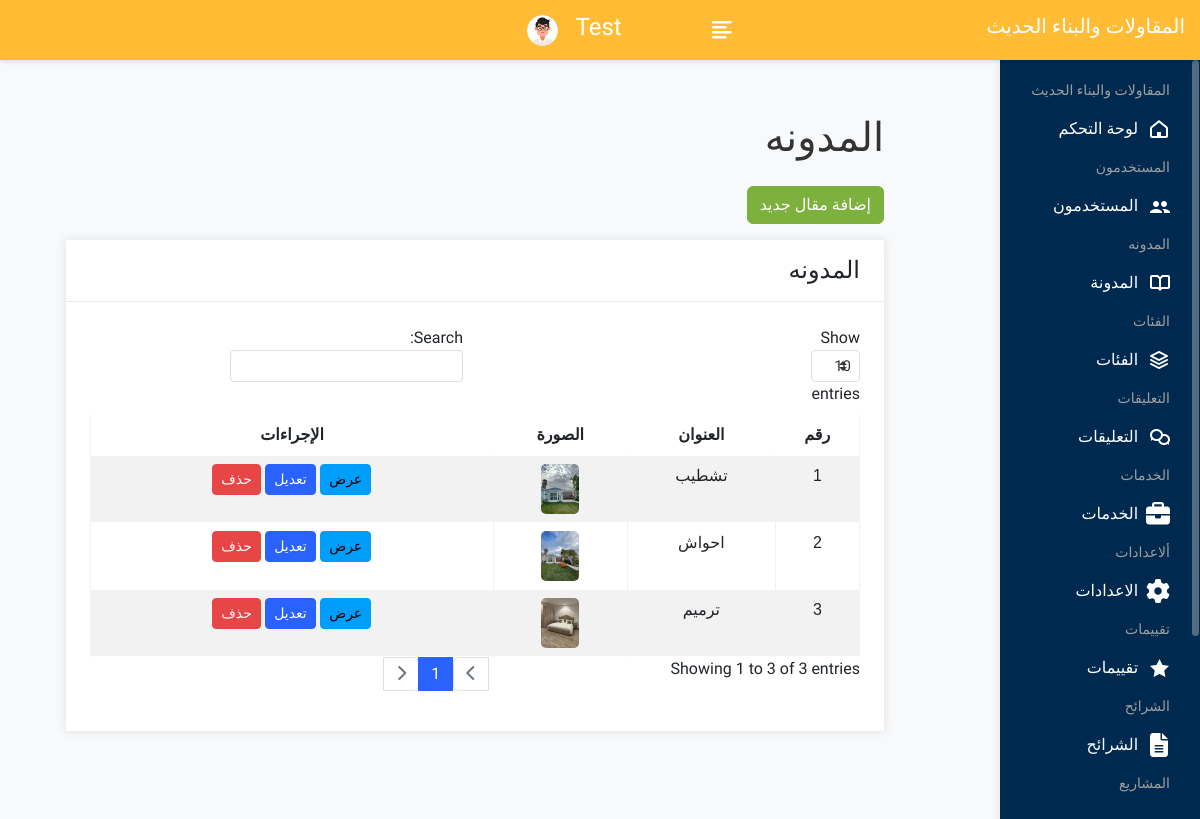
/admin/blog_list.php (signed in), run on the app's committed database.
### tables this page shows
CREATE TABLE `settings` (
  `id` int(11) NOT NULL,
  `site_title` varchar(255) NOT NULL,
  `description` text NOT NULL,
  `address` varchar(255) NOT NULL,
  `phone` varchar(50) NOT NULL,
  `whatsapp` varchar(50) NOT NULL,
  `copyright` text DEFAULT NULL,
  `favicon` varchar(255) DEFAULT NULL
);

CREATE TABLE `blog_articles` (
  `id` int(11) NOT NULL,
  `title` varchar(255) NOT NULL,
  `short_details` text NOT NULL,
  `full_details` text NOT NULL,
  `image` varchar(255) NOT NULL
);

### admin/blog_list.php (the view, shortened to what this page needs)
<?php
include 'config.php';
$result = mysqli_query($con, "SELECT * FROM blog_articles ORDER BY id DESC");
?>
<?php include("header.php"); ?>
<div class="page-wrapper">
    <div class="content container-fluid">
        <div class="container">
            <h1 class="mb-4">المدونه</h1>
            <a href="blog_create.php" class="btn btn-success mb-3">إضافة مقال جديد</a>
            <div class="row">
                <div class="col-sm-12">
                    <div class="card">
                        <div class="card-header">
                            <h4 class="card-title">المدونه </h4>
                        </div>
                        <div class="card-body">
                            <table class="table table-bordered table-striped text-center" id="basic-datatable">
                                <thead class="">
                                    <tr>
                                        <th>رقم</th>
                                        <th>العنوان</th>
                                        <th>الصورة</th>
                                        <th>الإجراءات</th>
                                    </tr>
                                </thead>
                                <tbody>
                                    <?php while ($row = mysqli_fetch_assoc($result)): ?>
                                        <tr>
                                            <td><?php echo $row['id']; ?></td>
                                            <td><?php echo htmlspecialchars($row['title']); ?></td>
                                            <td><img src="<?php echo htmlspecialchars($row['image']); ?>" alt="" style="max-height:50px;"></td>
                                            <td>
                                                <a href="blog_details.php?id=<?php echo $row['id']; ?>" class="btn btn-info btn-sm">عرض</a>
                                                <a href="blog_edit.php?id=<?php echo $row['id']; ?>" class="btn btn-primary btn-sm">تعديل</a>
                                                <a href="blog_delete.php?id=<?php echo $row['id']; ?>" class="btn btn-danger btn-sm" onclick="return confirm('هل أنت متأكد من حذف هذا المقال؟');">حذف</a>
                                            </td>
                                        </tr>
                                    <?php endwhile; ?>
                                </tbody>
                            </table>
                        </div>
                    </div>
                </div>
            </div>
        </div>
    </div>
</div>
<?php include("footer.php"); ?>

### admin/header.php (shortened to what this page needs)
<?php
require("config.php");
?>
<!DOCTYPE html>
<html lang="en" dir="rtl">
<?php
$query = mysqli_query($con, "SELECT * FROM settings LIMIT 1");
$settings = mysqli_fetch_assoc($query);
?>
<head>
        <link rel="stylesheet" href="assets/css/bootstrap.min.css">
        <link rel="stylesheet" href="assets/css/font-awesome.min.css">
        <link rel="stylesheet" href="assets/css/feathericon.min.css">
		<link rel="stylesheet" href="assets/css/select2.min.css">
		<link href="https://cdn.jsdelivr.net/npm/bootstrap@5.3.0/dist/css/bootstrap.min.css" rel="stylesheet">
        <link href="https://cdnjs.cloudflare.com/ajax/libs/font-awesome/6.4.0/css/all.min.css" rel="stylesheet">
<link rel="stylesheet" href="https://cdnjs.cloudflare.com/ajax/libs/feather-icons/4.28.0/feather.min.css">
        <link rel="stylesheet" href="assets/css/style.css">
    </head>
    <body class="p-4">
<div class="header">
      <a href="index.php" class="navbar-brand">
            <h5 class=" text-white"> <?php echo $settings['site_title']; ?></h5>
        </a>
    <div class="header-left">
    </div>
    <a href="javascript:void(0);" id="toggle_btn">
        <i class="fe fe-text-align-left"></i>
    </a>
    <ul class="nav user-menu">
        <h4 style="color:white;margin-top:13px;text-transform:capitalize;"><?php echo $_SESSION['auser']; ?></h4>
        <li class="nav-item dropdown app-dropdown">
            <a href="#" class="dropdown-toggle nav-link" data-toggle="dropdown">
                <span class="user-img"><img class="rounded-circle" src="assets/img/profiles/avatar-01.png" width="31" alt="  المقاولات والبناء الحديث"></span>
            </a>
        </li>
    </ul>
</div>
<div class="sidebar" id="sidebar">
    <div class="sidebar-inner slimscroll">
        <div id="sidebar-menu" class="sidebar-menu">
           <ul>
    <li class="menu-title">
        <span> <?php echo $settings['site_title']; ?></span>
    </li>
    <li>
        <a href="dashboard.php"><i class="fe fe-home"></i> &nbsp;&nbsp;&nbsp;<span>لوحة التحكم</span></a>
    </li>
    <li class="menu-title">
        <span>المستخدمون</span>
    </li>
    <li class="submenu">
        <a href="#"><i class="fe fe-users"></i>&nbsp;&nbsp;&nbsp;<span> المستخدمون </span></a>
    </li>
    <li class="menu-title">
        <span>المدونه</span>
    </li>
    <li class="submenu">
        <a href="#"><i class="fe fe-book"></i>&nbsp;&nbsp;&nbsp;<span> المدونة</span></a>
    </li>
    <li class="menu-title">
        <span>الفئات</span>
    </li>
    <li class="submenu">
        <a href="#"><i class="fe fe-layer"></i>&nbsp;&nbsp;&nbsp;<span> الفئات</span></a>
    </li>
    <li class="menu-title">
        <span>التعليقات</span>
    </li>
    <li class="submenu">
        <a href="#"><i class="fe fe-comments"></i>&nbsp;&nbsp;&nbsp;<span> التعليقات</span></a>
    </li>
    <li class="menu-title">
        <span>الخدمات</span>
    </li>
    <li class="submenu">
        <a href="#"><i class="fa fa-briefcase"></i>&nbsp;&nbsp;&nbsp;<span> الخدمات</span></a>
    </li>
 <li class="menu-title">
        <span>ألاعدادات</span>
    </li>
 <li >
        <a href="edit_settings.php"><i class="fa  fa-cog"></i>&nbsp;&nbsp;&nbsp;<span> الاعدادات</span></a>
    </li>
    <li class="menu-title">
        <span>تقييمات</span>
    </li>
    <li class="submenu">
        <a href="#"><i class="fe fe-star"></i>&nbsp;&nbsp;&nbsp;<span> تقييمات</span></a>
    </li>
    <li class="menu-title">
        <span>الشرائح</span>
    </li>
    <li class="submenu">
        <a href="#"><i class="fa fa-file-text"></i>&nbsp;&nbsp;&nbsp;<span> الشرائح</span></a>
    </li>
    <li class="menu-title">
        <span>المشاريع</span>
    </li>
</ul>
        </div>
    </div>
</div>

### admin/header.php (style rules this page uses)
body { direction: rtl; text-align: right; }
.header { width: 100%; display: flex; justify-content: space-between; align-items: center; padding: 10px 15px; box-shadow: 0 2px 4px rgba(0,0,0,0.1); position: fixed; top: 0; right: 0; left: 0; z-index: 1000; }
.sidebar { width: 200px; background: #002950; position: fixed; top: 60px; bottom: 0; right: 0; overflow-y: auto; z-index: 999; transition: transform 0.3s ease-in-out; }
.page-wrapper { margin-right: 250px; margin-left: 0; }
.user-menu { margin-left: auto; margin-right: 20px; }
table { width: 100%; border-collapse: collapse; direction: rtl; font-family: 'Tahoma', sans-serif; }
th, td { padding: 12px; text-align: center; border: 1px solid #ddd; }
th { background-color: #f8f9fa; font-weight: bold; }
img { border-radius: 5px; }
a { text-decoration: none; }

### data on the page
settings: site_title "المقاولات والبناء الحديث"
blog_articles: id "3", title "ترميم", image (picture)
blog_articles: id "2", title "احواش", image (picture)
blog_articles: id "1", title "تشطيب", image (picture)

### other printed values
$_SESSION['auser'] "Test"
